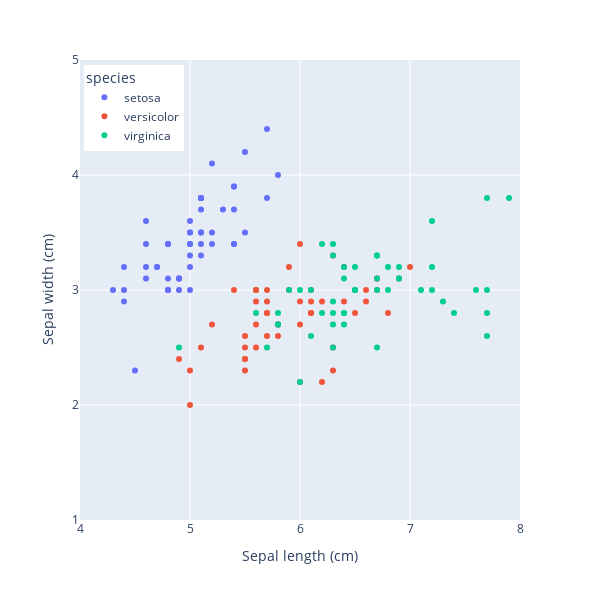

Notebook code cell kept with this figure:
### Code cell
# 绘制散点图，渲染marker展示鸢尾花分类
fig = px.scatter(iris_df, x="sepal_length", y="sepal_width", 
                 color="species",
                 width = 600, height = 600,
                 labels={"sepal_length": "Sepal length (cm)",
                         "sepal_width": "Sepal width (cm)"})
# 修饰图像
fig.update_layout(xaxis_range=[4, 8], yaxis_range=[1, 5])
fig.update_layout(xaxis = dict(tickmode = 'array',
                               tickvals = xticks))
fig.update_layout(yaxis = dict(tickmode = 'array',
                               tickvals = yticks))

fig.update_layout(legend=dict(yanchor="top", y=0.99,
                              xanchor="left",x=0.01)) # 设置图例的位置
fig.show()

### Figure 1 — Plotly figure (JSON) as saved in the notebook; plotly's stock layout.template omitted (floating-point values rounded to 4 significant figures)
{"data": [{"hovertemplate": "species=setosa<br>Sepal length (cm)=%{x}<br>Sepal width (cm)=%{y}<extra></extra>", "legendgroup": "setosa", "marker": {"color": "#636efa", "symbol": "circle"}, "mode": "markers", "name": "setosa", "orientation": "v", "showlegend": true, "x": [5.1, 4.9, 4.7, 4.6, 5.0, 5.4, 4.6, 5.0, 4.4, 4.9, 5.4, 4.8, 4.8, 4.3, 5.8, 5.7, 5.4, 5.1, 5.7, 5.1, 5.4, 5.1, 4.6, 5.1, 4.8, 5.0, 5.0, 5.2, 5.2, 4.7, 4.8, 5.4, 5.2, 5.5, 4.9, 5.0, 5.5, 4.9, 4.4, 5.1, 5.0, 4.5, 4.4, 5.0, 5.1, 4.8, 5.1, 4.6, 5.3, 5.0], "xaxis": "x", "y": [3.5, 3.0, 3.2, 3.1, 3.6, 3.9, 3.4, 3.4, 2.9, 3.1, 3.7, 3.4, 3.0, 3.0, 4.0, 4.4, 3.9, 3.5, 3.8, 3.8, 3.4, 3.7, 3.6, 3.3, 3.4, 3.0, 3.4, 3.5, 3.4, 3.2, 3.1, 3.4, 4.1, 4.2, 3.1, 3.2, 3.5, 3.1, 3.0, 3.4, 3.5, 2.3, 3.2, 3.5, 3.8, 3.0, 3.8, 3.2, 3.7, 3.3], "yaxis": "y", "type": "scatter"}, {"hovertemplate": "species=versicolor<br>Sepal length (cm)=%{x}<br>Sepal width (cm)=%{y}<extra></extra>", "legendgroup": "versicolor", "marker": {"color": "#EF553B", "symbol": "circle"}, "mode": "markers", "name": "versicolor", "orientation": "v", "showlegend": true, "x": [7.0, 6.4, 6.9, 5.5, 6.5, 5.7, 6.3, 4.9, 6.6, 5.2, 5.0, 5.9, 6.0, 6.1, 5.6, 6.7, 5.6, 5.8, 6.2, 5.6, 5.9, 6.1, 6.3, 6.1, 6.4, 6.6, 6.8, 6.7, 6.0, 5.7, 5.5, 5.5, 5.8, 6.0, 5.4, 6.0, 6.7, 6.3, 5.6, 5.5, 5.5, 6.1, 5.8, 5.0, 5.6, 5.7, 5.7, 6.2, 5.1, 5.7], "xaxis": "x", "y": [3.2, 3.2, 3.1, 2.3, 2.8, 2.8, 3.3, 2.4, 2.9, 2.7, 2.0, 3.0, 2.2, 2.9, 2.9, 3.1, 3.0, 2.7, 2.2, 2.5, 3.2, 2.8, 2.5, 2.8, 2.9, 3.0, 2.8, 3.0, 2.9, 2.6, 2.4, 2.4, 2.7, 2.7, 3.0, 3.4, 3.1, 2.3, 3.0, 2.5, 2.6, 3.0, 2.6, 2.3, 2.7, 3.0, 2.9, 2.9, 2.5, 2.8], "yaxis": "y", "type": "scatter"}, {"hovertemplate": "species=virginica<br>Sepal length (cm)=%{x}<br>Sepal width (cm)=%{y}<extra></extra>", "legendgroup": "virginica", "marker": {"color": "#00cc96", "symbol": "circle"}, "mode": "markers", "name": "virginica", "orientation": "v", "showlegend": true, "x": [6.3, 5.8, 7.1, 6.3, 6.5, 7.6, 4.9, 7.3, 6.7, 7.2, 6.5, 6.4, 6.8, 5.7, 5.8, 6.4, 6.5, 7.7, 7.7, 6.0, 6.9, 5.6, 7.7, 6.3, 6.7, 7.2, 6.2, 6.1, 6.4, 7.2, 7.4, 7.9, 6.4, 6.3, 6.1, 7.7, 6.3, 6.4, 6.0, 6.9, 6.7, 6.9, 5.8, 6.8, 6.7, 6.7, 6.3, 6.5, 6.2, 5.9], "xaxis": "x", "y": [3.3, 2.7, 3.0, 2.9, 3.0, 3.0, 2.5, 2.9, 2.5, 3.6, 3.2, 2.7, 3.0, 2.5, 2.8, 3.2, 3.0, 3.8, 2.6, 2.2, 3.2, 2.8, 2.8, 2.7, 3.3, 3.2, 2.8, 3.0, 2.8, 3.0, 2.8, 3.8, 2.8, 2.8, 2.6, 3.0, 3.4, 3.1, 3.0, 3.1, 3.1, 3.1, 2.7, 3.2, 3.3, 3.0, 2.5, 3.0, 3.4, 3.0], "yaxis": "y", "type": "scatter"}], "layout": {"xaxis": {"anchor": "y", "domain": [0.0, 1.0], "title": {"text": "Sepal length (cm)"}, "range": [4, 8], "tickmode": "array", "tickvals": [4, 5, 6, 7, 8]}, "yaxis": {"anchor": "x", "domain": [0.0, 1.0], "title": {"text": "Sepal width (cm)"}, "range": [1, 5], "tickmode": "array", "tickvals": [1, 2, 3, 4, 5]}, "legend": {"title": {"text": "species"}, "tracegroupgap": 0, "yanchor": "top", "y": 0.99, "xanchor": "left", "x": 0.01}, "margin": {"t": 60}, "height": 600, "width": 600}}
